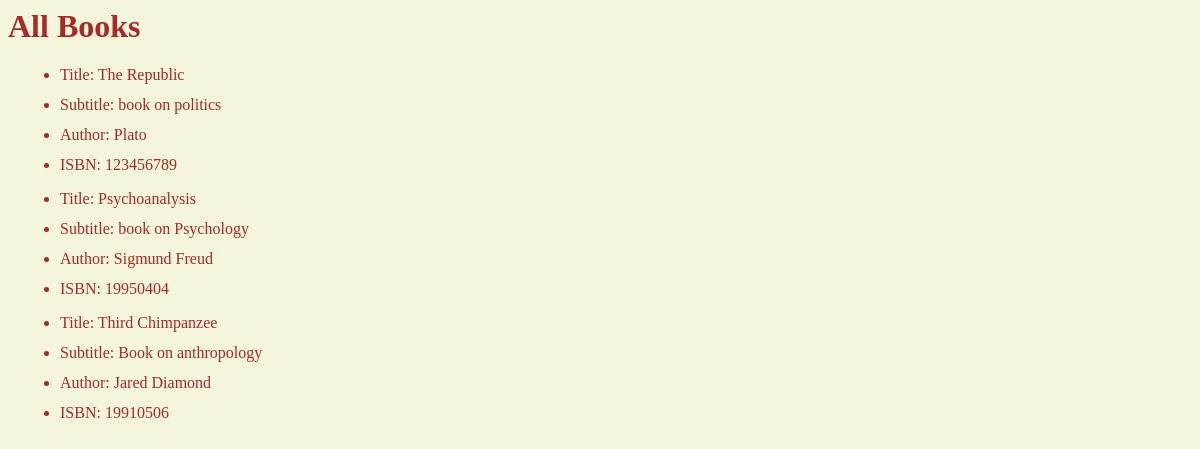
Before: / with the older database file.
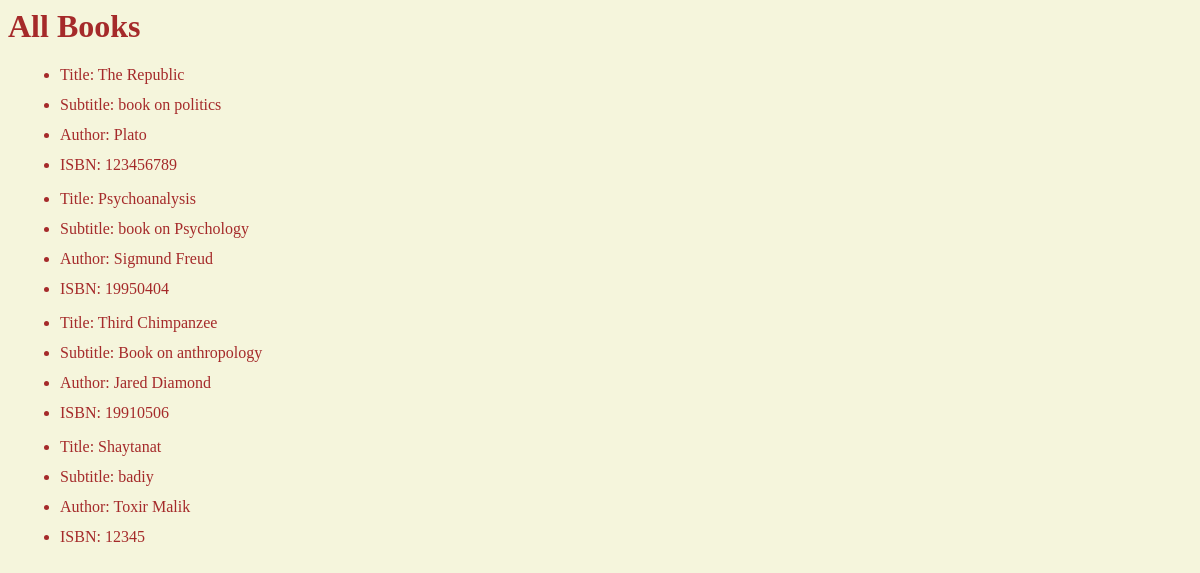
After: the same page with the newer database file.
### books/models.py (models this page shows, shortened)
class Book(models.Model):
    title = models.CharField(max_length=250)
    subtitle = models.CharField(max_length=250)
    author = models.CharField(max_length=100)
    isbn = models.CharField(max_length=13)

### books/views.py (the view)
# urls.py: path("", BookListView.as_view(), name="home"),
class BookListView(ListView):
    model = Book
    template_name = "book_list.html"

### books/templates/books/book_list.html (shortened to what this page needs)
<h1>All Books </h1>
{% for book in book_list %}
<ul>
    <li>Title: {{book.title}} </li>
    <li>Subtitle: {{book.subtitle}} </li>
    <li>Author: {{book.author}} </li>
    <li>ISBN: {{book.isbn}}</li>
</ul>
{% endfor %}

### books/templates/books/book_list.html (style rules this page uses)
li { margin: 12px; }

Changed rows visible on the page:
added Book: title "Shaytanat", subtitle "badiy", author "Toxir Malik", isbn "12345"
